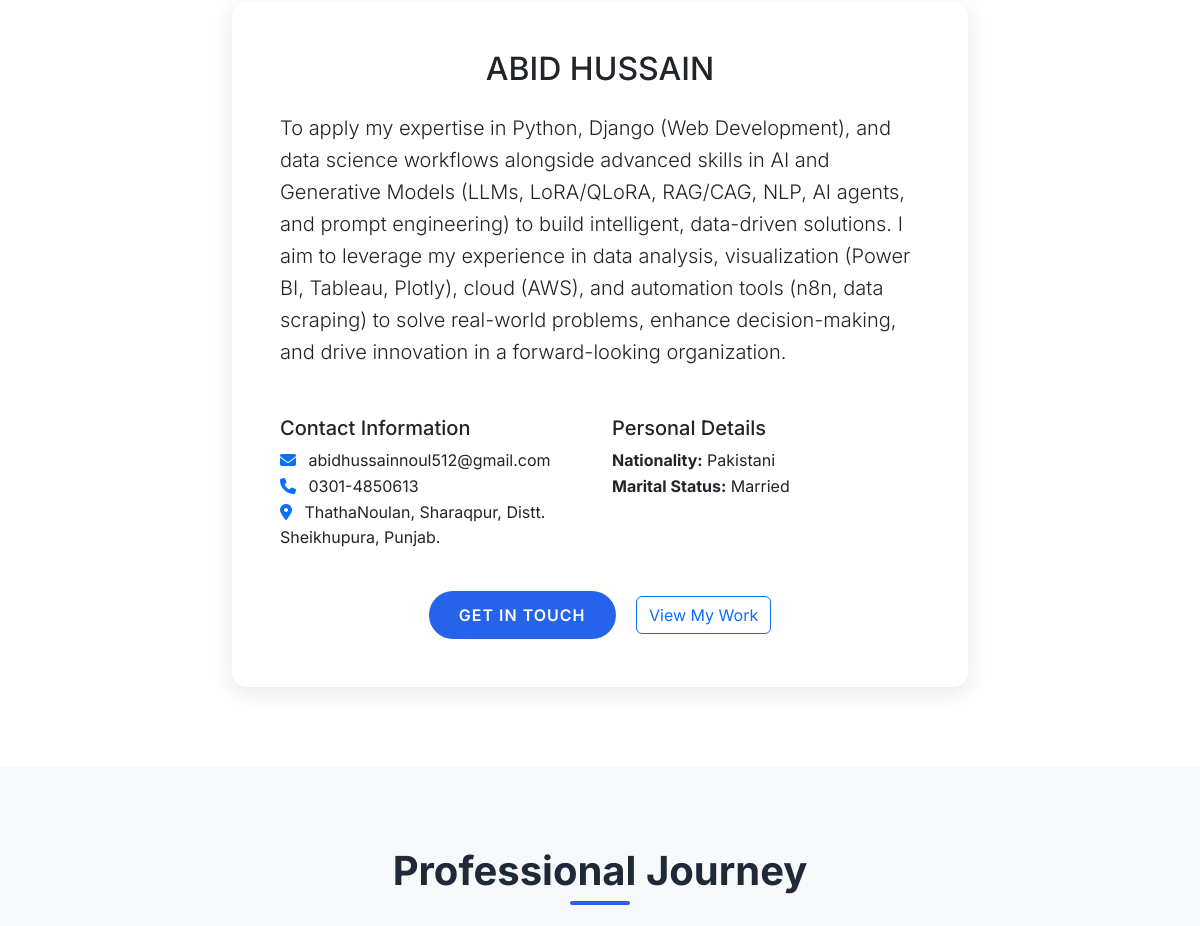
Page /about/ (middle part) on the earlier database version.
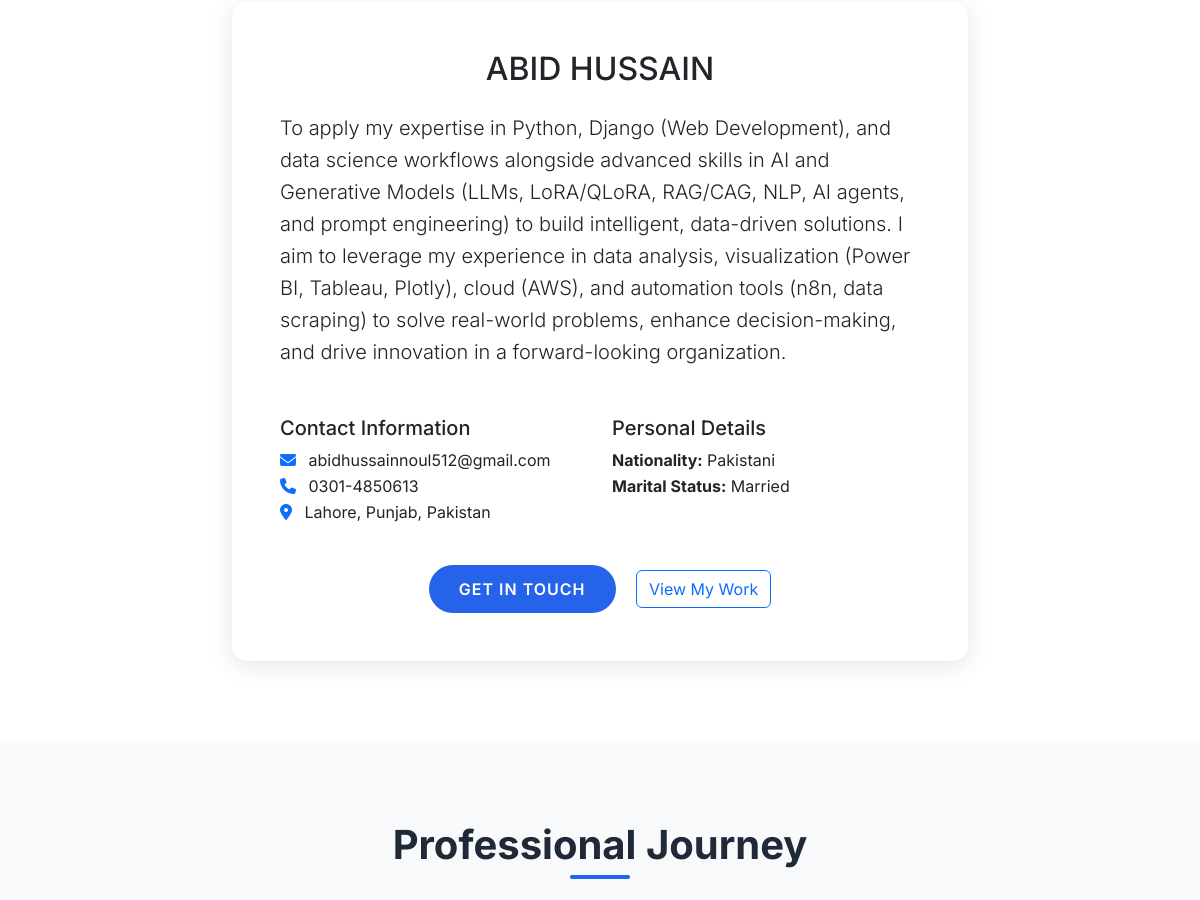
Same page on the later database version.
### portfolio/models.py (models this page shows, shortened)
class Profile(models.Model):
    name = models.CharField(max_length=100)
    email = models.EmailField()
    phone = models.CharField(max_length=20)
    address = models.TextField()
    objective = models.TextField()
    father_name = models.CharField(max_length=100, blank=True)
    date_of_birth = models.CharField(max_length=50, blank=True)
    cnic = models.CharField(max_length=50, blank=True)
    marital_status = models.CharField(max_length=50, blank=True)
    domicile = models.CharField(max_length=100, blank=True)
    religion = models.CharField(max_length=50, blank=True)
    height = models.CharField(max_length=50, blank=True)
    profile_image = models.ImageField(upload_to='profile/', blank=True, null=True)
    created_at = models.DateTimeField(auto_now_add=True)
    updated_at = models.DateTimeField(auto_now=True)

### portfolio/views/main.py (the view)
# urls.py: path('about/', views.about, name='about'),
def about(request):
    try:
        profile = Profile.objects.first()
        context = {
            'profile': profile,
        }
        return render(request, 'portfolio/about.html', context)
    except Exception as e:
        return render(request, 'portfolio/error.html', {'error': str(e)})

### portfolio/context_processors.py (called while the page is built)
def site_profile(request):
    try:
        profile = Profile.objects.first()
    except:
        profile = None
    site_url = f"{request.scheme}://{request.get_host()}"
    return {
        'site_profile': profile,
        'site_url': site_url,
        'meta_title': getattr(profile, 'name', 'Abid Hussain') + ' - Portfolio',
        'meta_description': getattr(profile, 'objective', 'Python Developer, Data Scientist, and AI Specialist'),
        'meta_image': f"{site_url}{profile.profile_image.url}" if profile and profile.profile_image else f"{site_url}/static/professional_headshot.jpg",
        'meta_keywords': 'Python, Django, Data Science, AI, Machine Learning, Web Development',
        'meta_author': getattr(profile, 'name', 'Abid Hussain'),
    }

### portfolio/templates/portfolio/about.html (shortened to what this page needs)
{% extends 'portfolio/base.html' %}
{% block content %}
<section class="section-padding">
    <div class="container">
        <div class="row">
            <div class="col-lg-8 mx-auto">
                <div class="card" data-aos="fade-up">
                    <div class="card-body p-5">
                        <h2 class="text-center mb-4">{{ profile.name }}</h2>
                        <p class="lead">{{ profile.objective }}</p>
                        <div class="row mt-5">
                            <div class="col-md-6">
                                <h5>Contact Information</h5>
                                <ul class="list-unstyled">
                                    <li><i class="fas fa-envelope text-primary me-2"></i> {{ profile.email }}</li>
                                    <li><i class="fas fa-phone text-primary me-2"></i> {{ profile.phone }}</li>
                                    <li><i class="fas fa-map-marker-alt text-primary me-2"></i> {{ profile.address }}</li>
                                </ul>
                            </div>
                            <div class="col-md-6">
                                <h5>Personal Details</h5>
                                <ul class="list-unstyled">
                                    <li><strong>Nationality:</strong> {{ profile.nationality|default:"Pakistani" }}</li>
                                    {% if profile.marital_status %}
                                    <li><strong>Marital Status:</strong> {{ profile.marital_status }}</li>
                                    {% endif %}
                                </ul>
                            </div>
                        </div>
                        <div class="text-center mt-4">
                            <a href="{% url 'portfolio:contact' %}" class="btn btn-primary me-3">Get In Touch</a>
                            <a href="{% url 'portfolio:projects' %}" class="btn btn-outline-primary">View My Work</a>
                        </div>
                    </div>
                </div>
            </div>
        </div>
    </div>
</section>
<section class="section-padding bg-light">
    <div class="container">
        <h2 class="section-title" data-aos="fade-up">Professional Journey</h2>
    </div>
</section>
{% endblock %}

Differences in the rows shown:
changed Profile "ABID HUSSAIN": address "ThathaNoulan, Sharaqpur, Distt. Sheikhupura, Punjab." → "Lahore, Punjab, Pakistan"
